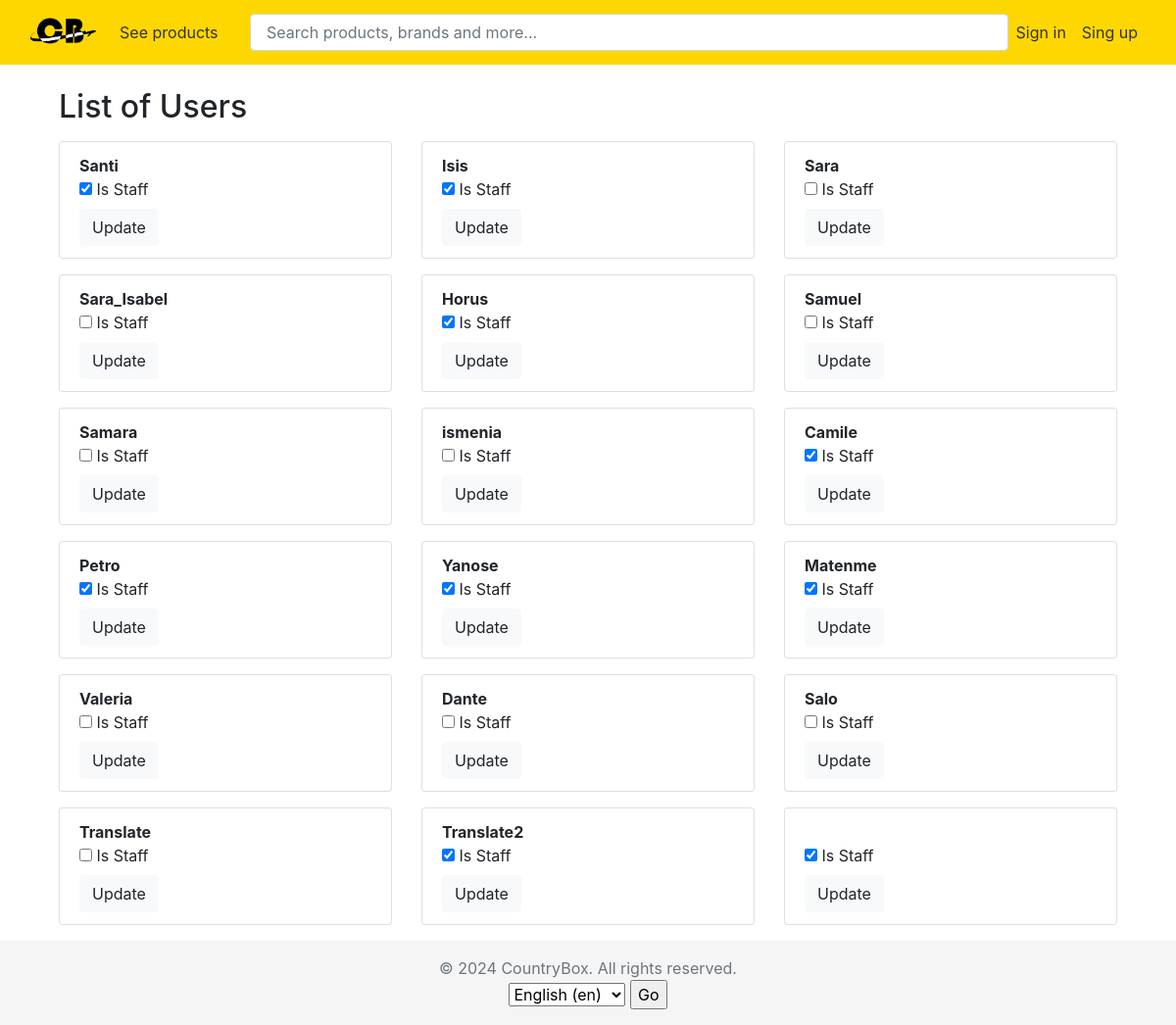
The page /list/ on the database as committed earlier.
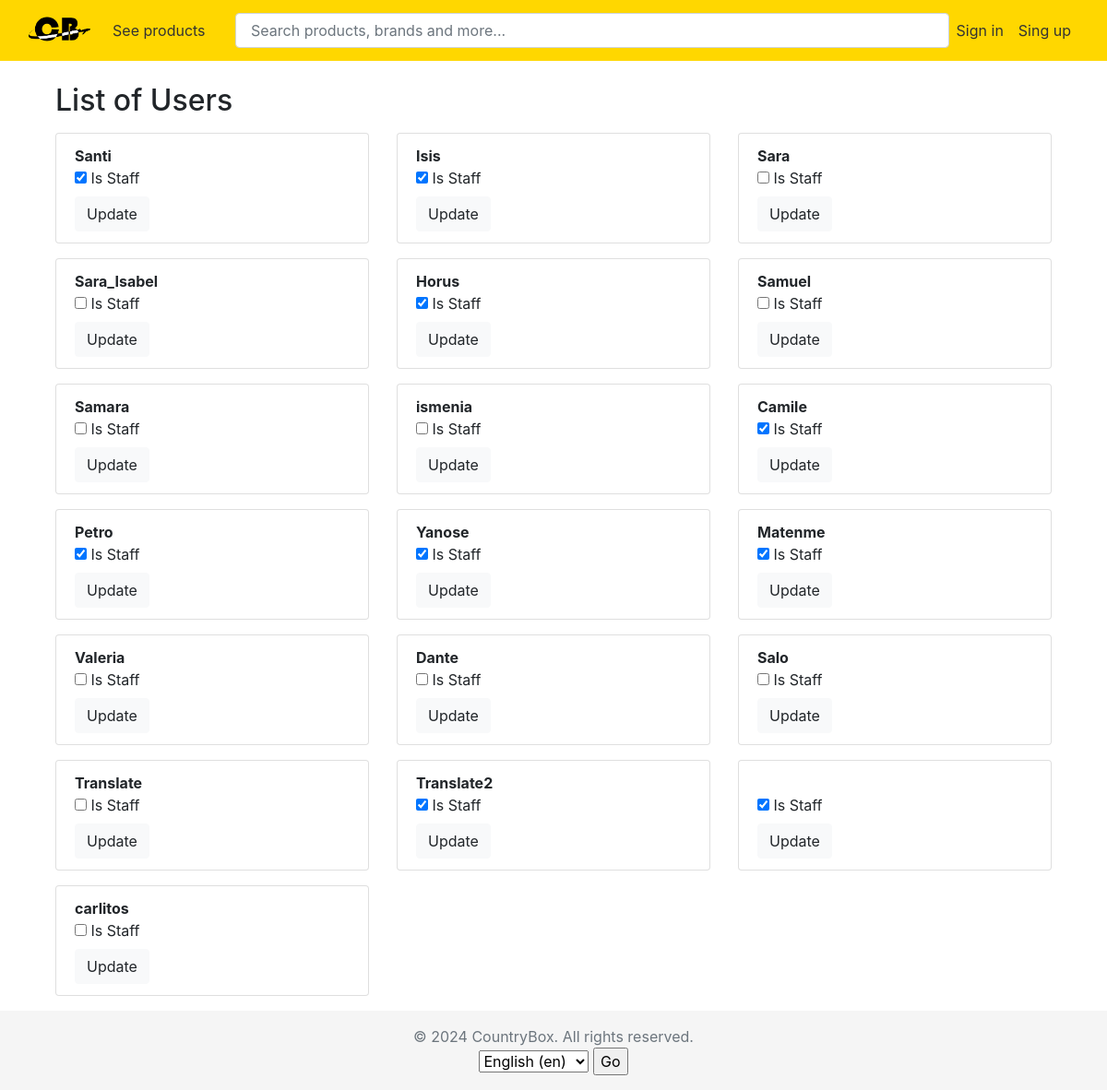
The same page on the database as committed later.
### users/models.py (models this page shows)
class CustomUser(AbstractUser):
    address = models.CharField(max_length = 255, null=True)
    phone_number = models.IntegerField(null=True)

### users/views.py (the view)
# urls.py: path('list/', views.UserList, name="list_users"),
def UserList(request):
    if request.method == 'POST':
        form = UserStaffForm(request.POST)
        if form.is_valid():
            user_id = request.POST.get('user_id')
            is_staff = request.POST.get('is_staff') == 'on'  # 'on' si el checkbox está marcado
            CustomUser.objects.filter(pk=user_id).update(is_staff=is_staff)
            return redirect('list_users')  # Redirige a una URL de éxito
    else:
        users = CustomUser.objects.all()
        form = UserStaffForm()
    return render(request, 'userTemplates/listUser.html', {'form': form, 'users':users})

### users/forms.py
class UserStaffForm(forms.ModelForm):
    is_staff = forms.BooleanField(required=False, label=_("Is staff"))
    class Meta:
        model = CustomUser
        fields = ['is_staff']

### users/templates/userTemplates/listUser.html (shortened to what this page needs)
{% extends "templates/base.html" %}
{% load i18n %}
{% block content %}
<div class="container">
    <h2 class="mb-3"> {% trans "List of Users" %} </h2>
    <div class="row row-cols-1 row-cols-md-3 g-4">
        {% for user in users %}
        <div class="col">
            <ul class="list-group mb-3">
              <li class="list-group-item">
                <form method="post" action="{% url 'list_users' %}">
                  <div>
                    <b>{{ user.username }} </b>
                      <br>
                      <label>
                        <input type="checkbox" name= {% trans "is_staff" %}  {% if user.is_staff %}checked{% endif %}>
                        {% trans "Is Staff" %}
                      </label>
                  </div>
                  <button type="submit" class="btn btn-light">{% trans "Update" %}</button>
                </form>
              </li>
            </ul>
        </div>
        {% endfor %}
      </div>
</div>
{% endblock %}

Rows that differ between the two databases and show on the page:
added CustomUser: username "carlitos"
